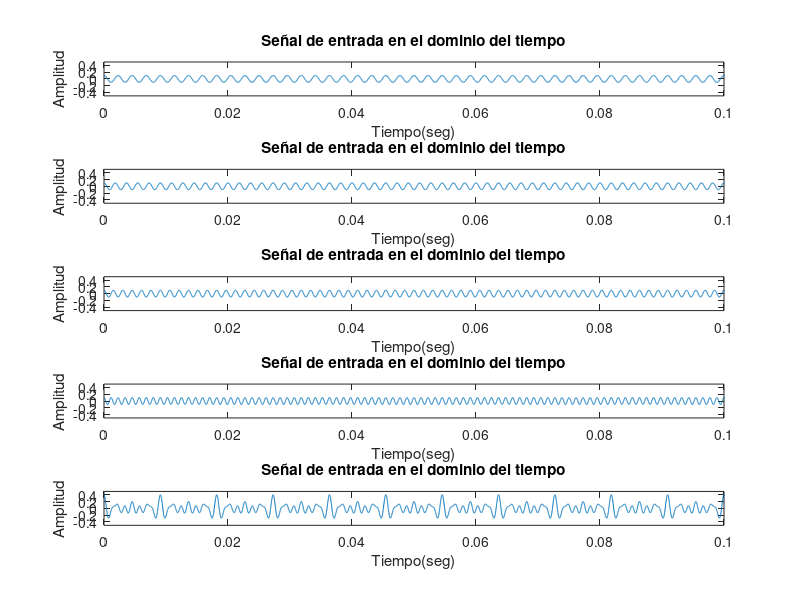
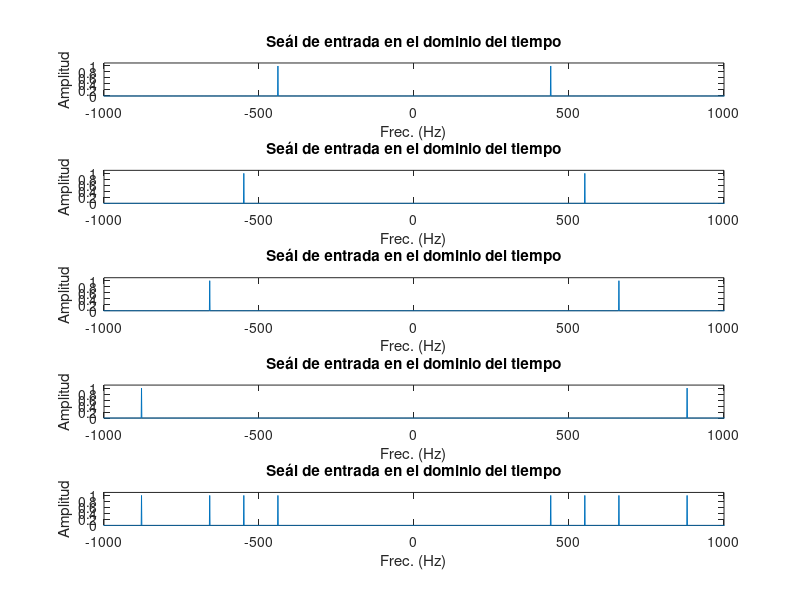
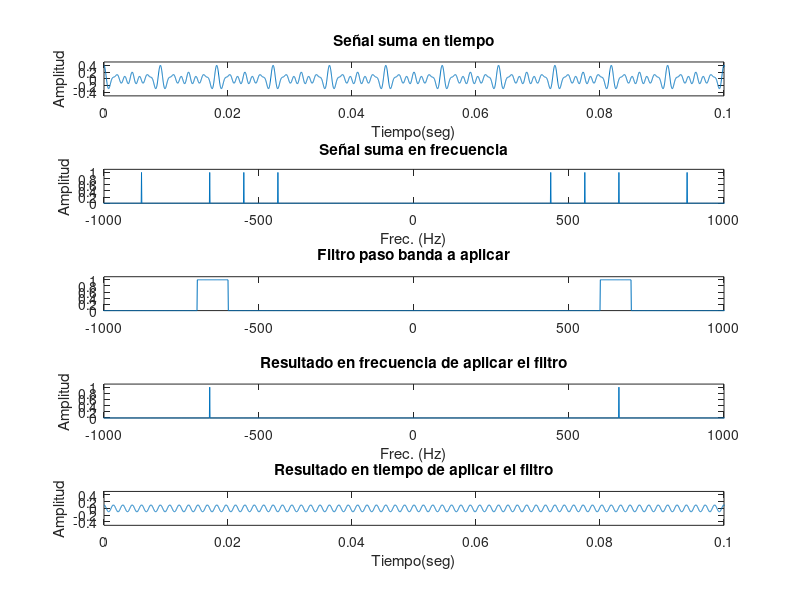
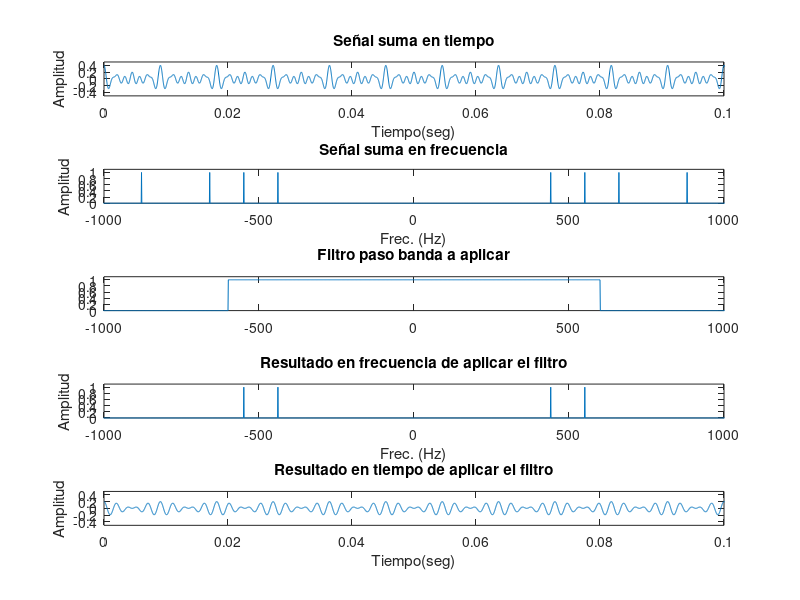

Write MATLAB code to recreate these figures, in order.
fs = 48000 % Frecuencia de muestreo utilizada en el DVD en Hz.
Ts = 1 / fs; %Periodo de muestreo: inverso de la frec. muestreo en Hz
T = 1; %Duración de la señal en segundos
f1 = 440; %Frecuencia de la señal senoidal 1
f2 = 550; %Frecuencia de la señal senoidal 2
f3 = 660; %Frecuencia de la señal senoidal 3
f4 = 880; %Frecuencia de la señal senoidal 4
A = 0.1; %Amplitud de la señal senoidal

flow=100; %Frecuencia de corte (Hz) del filtro paso bajo
fhigh=600; %Frecuencia de corte (Hz) del filtro paso alto

t = Ts:Ts:T; %Vector eje tiempo
L = length(t) %Longitud del vector t. Comprobar que sea igual a fs*T
xdet1 = A * cos(2 * pi * f1 * t); %Generación de x1(t)
xdet2 = A * cos(2 * pi * f2 * t); %Generación de x2(t)
xdet3 = A * cos(2 * pi * f3 * t); %Generación de x3(t)
xdet4 = A * cos(2 * pi * f4 * t); %Generación de x4(t)
xdet = xdet1 + xdet2 + xdet3 + xdet4;

figure;
subplot(511)
plot(t, xdet1) %Dibujo de x1(t)
axis([0 0.1 -0.5 0.5]) %Ajusta los ejes para la correcta visualización de x1(t)
xlabel('Tiempo(seg)') %Etiquetado del eje horizontal (tiempo)
ylabel('Amplitud') %Etiquetado del eje vertical
title('Señal de entrada en el dominio del tiempo') %Etiquetado de figura

subplot(512)
plot(t, xdet2) %Dibujo de x2(t)
axis([0 0.1 -0.5 0.5]) %Ajusta los ejes para la correcta visualización de x2(t)
xlabel('Tiempo(seg)') %Etiquetado del eje horizontal (tiempo)
ylabel('Amplitud') %Etiquetado del eje vertical
title('Señal de entrada en el dominio del tiempo') %Etiquetado de figura

subplot(513)
plot(t, xdet3) %Dibujo de x3(t)
axis([0 0.1 -0.5 0.5]) %Ajusta los ejes para la correcta visualización de x3(t)
xlabel('Tiempo(seg)') %Etiquetado del eje horizontal (tiempo)
ylabel('Amplitud') %Etiquetado del eje vertical
title('Señal de entrada en el dominio del tiempo') %Etiquetado de figura

subplot(514)
plot(t, xdet4) %Dibujo de x4(t)
axis([0 0.1 -0.5 0.5]) %Ajusta los ejes para la correcta visualización de x4(t)
xlabel('Tiempo(seg)') %Etiquetado del eje horizontal (tiempo)
ylabel('Amplitud') %Etiquetado del eje vertical
title('Señal de entrada en el dominio del tiempo') %Etiquetado de figura

subplot(515)
plot(t, xdet) %Dibujo de x(t)
axis([0 0.1 -0.5 0.5]) %Ajusta los ejes para la correcta visualización de x(t)
xlabel('Tiempo(seg)') %Etiquetado del eje horizontal (tiempo)
ylabel('Amplitud') %Etiquetado del eje vertical
title('Señal de entrada en el dominio del tiempo') %Etiquetado de figura

Xdef1 = fftshift(fft(xdet1)); % Transformada de Fourier de xdet1
Xdef2 = fftshift(fft(xdet2)); % Transformada de Fourier de xdet2
Xdef3 = fftshift(fft(xdet3)); % Transformada de Fourier de xdet3
Xdef4 = fftshift(fft(xdet4)); % Transformada de Fourier de xdet4
Xdef = fftshift(fft(xdet)); % Transformada de Fourier de xdet
f = -fs / 2 + fs / L:fs / L:fs / 2; %Declaración del eje de frecuencias

figure;
subplot(511)
plot(f, abs(Xdef1) / max(abs(Xdef1))); %Dibujo del módulo de Xdef1
axis([-1000 1000 0 1.1]); %Ajuste de los ejes de la figura
xlabel('Frec. (Hz)')
ylabel('Amplitud')
title('Seál de entrada en el dominio del tiempo')

subplot(512)
plot(f, abs(Xdef2) / max(abs(Xdef2))); %Dibujo del módulo de Xdef2
axis([-1000 1000 0 1.1]); %Ajuste de los ejes de la figura
xlabel('Frec. (Hz)')
ylabel('Amplitud')
title('Seál de entrada en el dominio del tiempo')

subplot(513)
plot(f, abs(Xdef3) / max(abs(Xdef3))); %Dibujo del módulo de Xdef3
axis([-1000 1000 0 1.1]); %Ajuste de los ejes de la figura
xlabel('Frec. (Hz)')
ylabel('Amplitud')
title('Seál de entrada en el dominio del tiempo')

subplot(514)
plot(f, abs(Xdef4) / max(abs(Xdef4))); %Dibujo del módulo de Xdef4
axis([-1000 1000 0 1.1]); %Ajuste de los ejes de la figura
xlabel('Frec. (Hz)')
ylabel('Amplitud')
title('Seál de entrada en el dominio del tiempo')

subplot(515)
plot(f, abs(Xdef) / max(abs(Xdef))); %Dibujo del módulo de Xdef
axis([-1000 1000 0 1.1]); %Ajuste de los ejes de la figura
xlabel('Frec. (Hz)')
ylabel('Amplitud')
title('Seál de entrada en el dominio del tiempo')

%Paso banda
flow = 700;
fhigh = 600;

Hdeflow = zeros(1, L/2);
Hdeflow(1:flow / fs*L) = ones(1, flow / fs*L);
Hdeflow = [fliplr(Hdeflow) Hdeflow];
Hdefhigh = ones(1, L/2);
Hdefhigh(1:fhigh / fs*L) = zeros(1, fhigh / fs * L);
Hdefhigh = [fliplr(Hdefhigh) Hdefhigh];

Hdefband = Hdeflow .* Hdefhigh;

figure;

subplot(511)
plot(t, xdet) %Dibujo de x(t)
axis([0 0.1 -0.5 0.5]) %Ajusta los ejes para la correcta visualización de x(t)
xlabel('Tiempo(seg)') %Etiquetado del eje horizontal (tiempo)
ylabel('Amplitud') %Etiquetado del eje vertical
title('Señal suma en tiempo') %Etiquetado de figura

subplot(512)
plot(f, abs(Xdef) / max(abs(Xdef))); %Dibujo del módulo de Xdef
axis([-1000 1000 0 1.1]); %Ajuste de los ejes de la figura
xlabel('Frec. (Hz)')
ylabel('Amplitud')
title('Señal suma en frecuencia')

subplot(513)
plot(f, abs(Hdefband));
axis([-1000 1000 0 1.1])
title('Filtro paso banda a aplicar')

subplot(514)
Ydef=Xdef.*Hdefband;
plot(f,abs(Ydef)/max(abs(Ydef)));
xlabel('Frec. (Hz)')
ylabel('Amplitud')
axis([-1000 1000 0 1.1])
title('Resultado en frecuencia de aplicar el filtro')

ydet=ifft(fftshift(Ydef)); %Cálculo de la transformada de Fourier inversa
ydet=real(ydet); %se utiliza para quitar los numeros complejos con una parte imaginaria pequeña que genera ifft

subplot(515)
plot(t,ydet);
xlabel('Tiempo(seg)') %Etiquetado del eje horizontal (tiempo)
ylabel('Amplitud') %Etiquetado del eje vertical
axis([0 0.1 -0.5 0.5])
title('Resultado en tiempo de aplicar el filtro')


%Ahora con filtro paso bajo
flow = 600;

Hdeflow = zeros(1, L/2);
Hdeflow(1:flow / fs*L) = ones(1, flow / fs*L);
Hdeflow = [fliplr(Hdeflow) Hdeflow];

figure;

subplot(511)
plot(t, xdet) %Dibujo de x(t)
axis([0 0.1 -0.5 0.5]) %Ajusta los ejes para la correcta visualización de x(t)
xlabel('Tiempo(seg)') %Etiquetado del eje horizontal (tiempo)
ylabel('Amplitud') %Etiquetado del eje vertical
title('Señal suma en tiempo') %Etiquetado de figura

subplot(512)
plot(f, abs(Xdef) / max(abs(Xdef))); %Dibujo del módulo de Xdef
axis([-1000 1000 0 1.1]); %Ajuste de los ejes de la figura
xlabel('Frec. (Hz)')
ylabel('Amplitud')
title('Señal suma en frecuencia')

subplot(513)
plot(f, abs(Hdeflow));
axis([-1000 1000 0 1.1])
title('Filtro paso banda a aplicar')

subplot(514)
Ydef=Xdef.*Hdeflow;
plot(f,abs(Ydef)/max(abs(Ydef)));
xlabel('Frec. (Hz)')
ylabel('Amplitud')
axis([-1000 1000 0 1.1])
title('Resultado en frecuencia de aplicar el filtro')

ydet=ifft(fftshift(Ydef)); %Cálculo de la transformada de Fourier inversa
ydet=real(ydet); %se utiliza para quitar los numeros complejos con una parte imaginaria pequeña que genera ifft

subplot(515)
plot(t,ydet);
xlabel('Tiempo(seg)') %Etiquetado del eje horizontal (tiempo)
ylabel('Amplitud') %Etiquetado del eje vertical
axis([0 0.1 -0.5 0.5])
title('Resultado en tiempo de aplicar el filtro')

